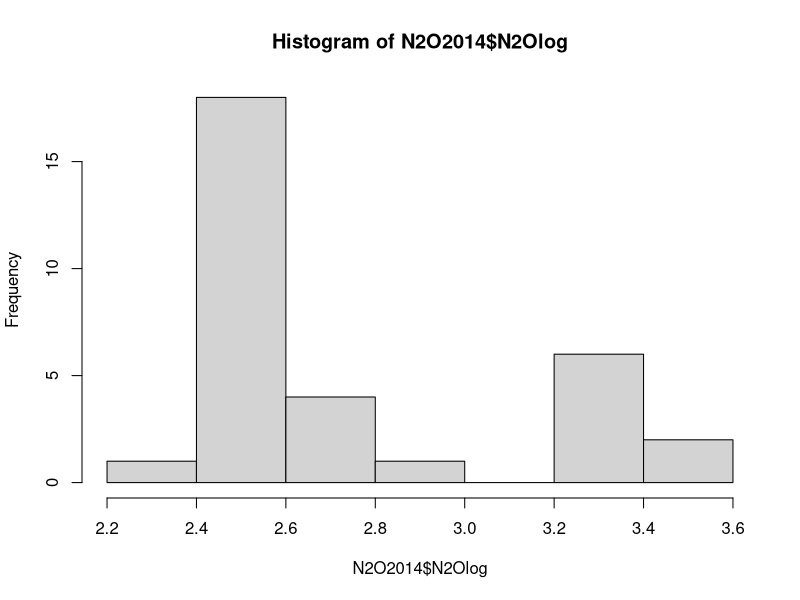

The R source for this figure: (Note: this script raises an error after producing the figure.)
## ---- chunk 1
knitr::opts_chunk$set(echo = TRUE)
## ---- chunk 2
setwd("C:/Users/johnny.soares/Desktop/testeR/Rcode")
## ---- chunk 3

N2O2014<-read.csv("./../data/N2O2014.csv")
## ---- chunk 4
hist(x=N2O2014$N2Olog)
## ---- chunk 5
anova<-aov(N2O2014$N2Olog~N2O2014$Fonte)
anova
## ---- chunk 6
summary(anova)
anova
## ---- chunk 7
plot(N2O2014$Fonte, N2O2014$N2Olog)
## ---- chunk 8
shapiro.test(resid(anova))
## ---- chunk 9
TukeyHSD(anova)
